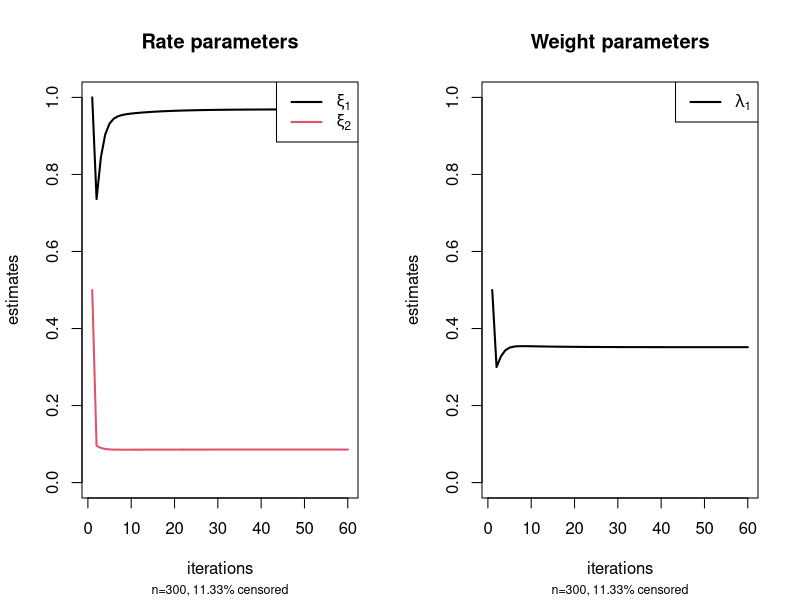
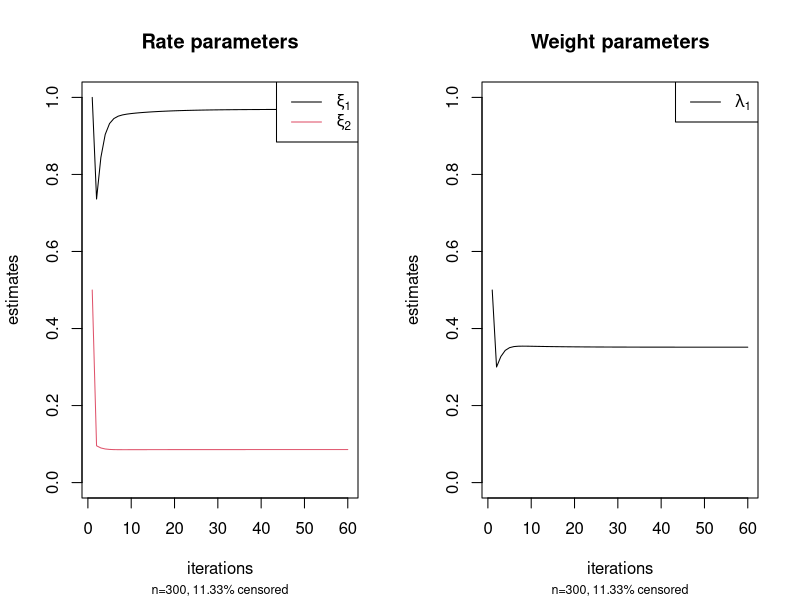

Here is the R script that generated these plots, in order:
library(mixtools)


### Name: expRMM_EM
### Title: EM algorithm for Reliability Mixture Models (RMM) with right
###   Censoring
### Aliases: expRMM_EM
### Keywords: file

### ** Examples

n <- 300 # sample size
m <- 2   # number of mixture components
lambda <- c(1/3,1-1/3); rate <- c(1,1/10) # mixture parameters
set.seed(1234)
x <- rexpmix(n, lambda, rate) # iid ~ exponential mixture
cs <- runif(n,0,max(x)) # Censoring (uniform) and incomplete data
t <- apply(cbind(x,cs),1,min) # observed or censored data
d <- 1*(x <= cs)              # censoring indicator

###### EM for RMM, exponential lifetimes
l0 <- rep(1/m,m); r0 <- c(1, 0.5) # "arbitrary" initial values
a <- expRMM_EM(t, d, lambda = l0, rate = r0, k = m)
summary(a)                 # EM estimates etc
plotexpRMM(a, lwd=2) # default plot of EM sequences
plot(a, which=2) # or equivalently, S3 method for "mixEM" object
